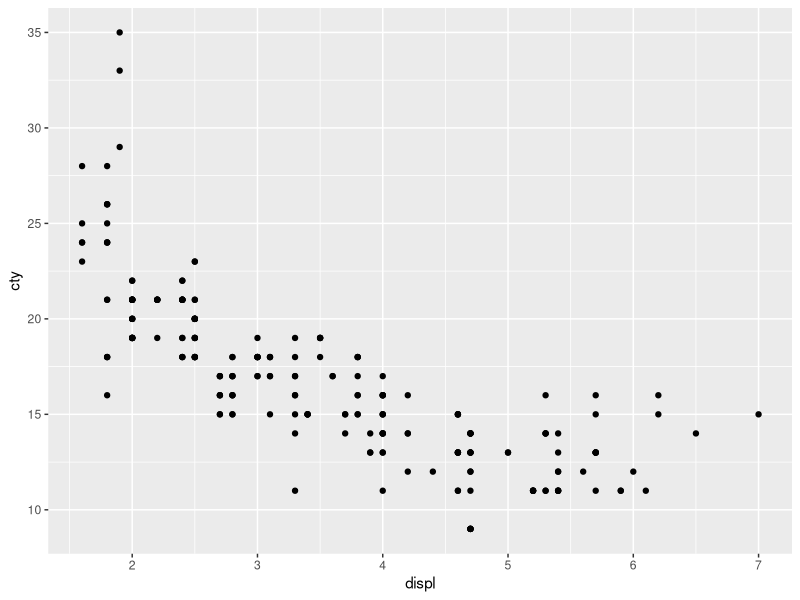
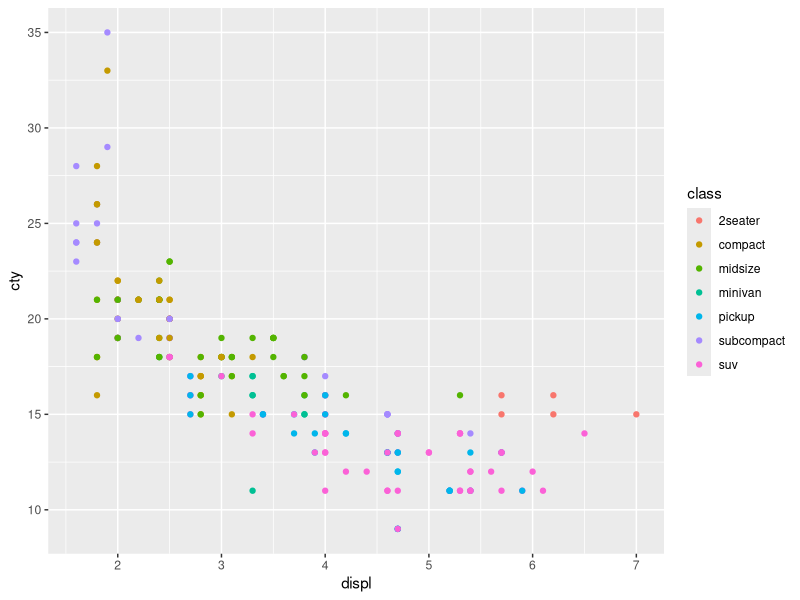
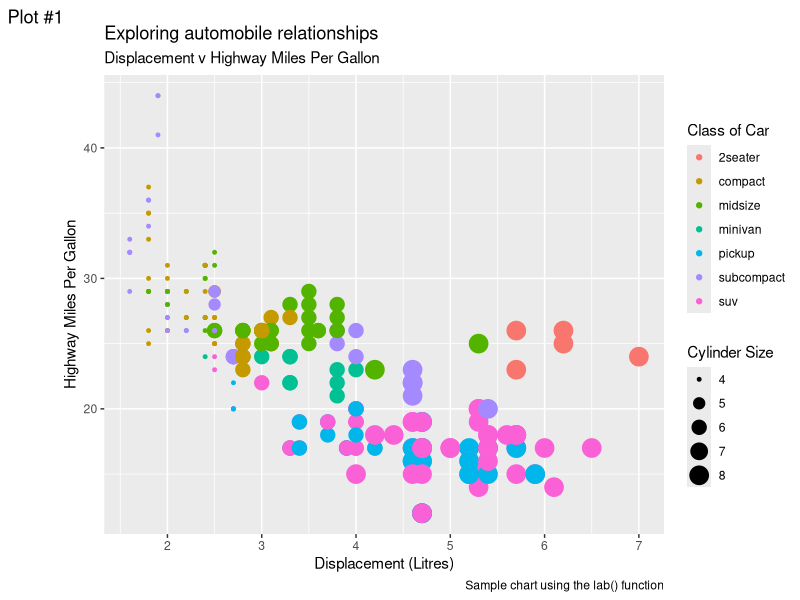
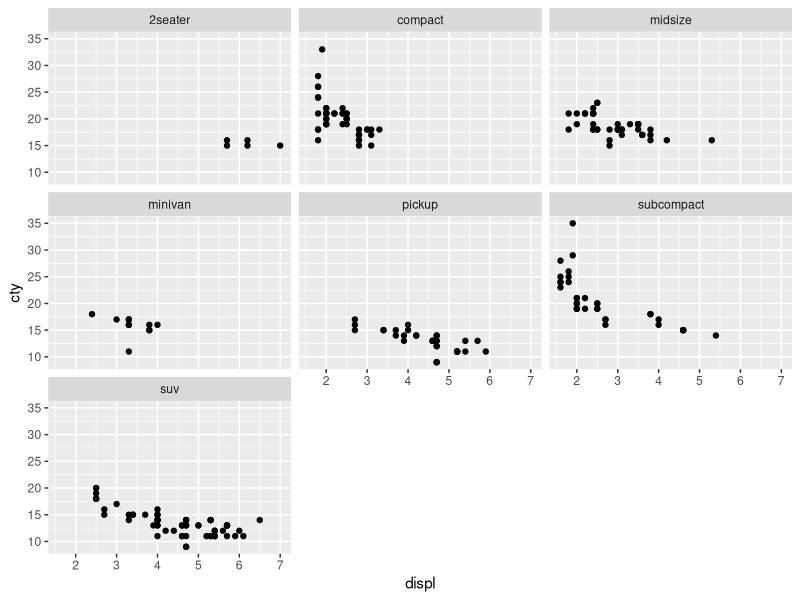
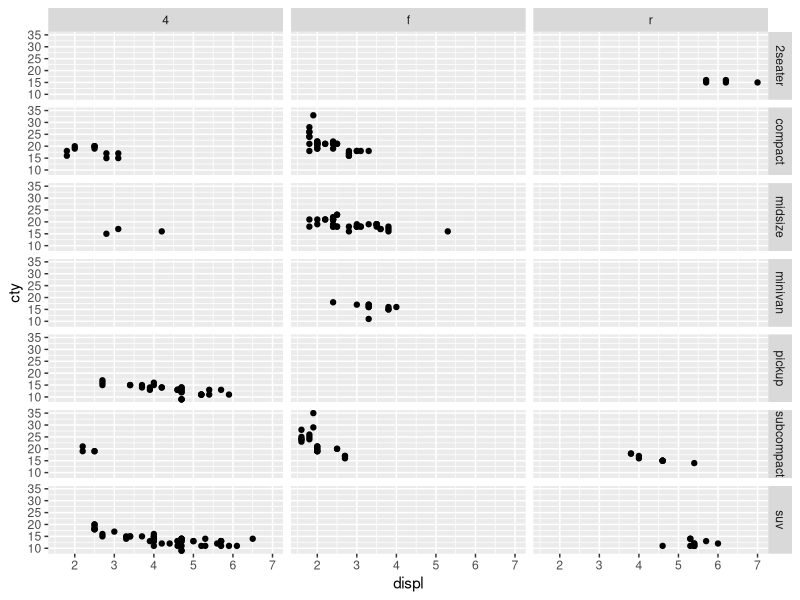
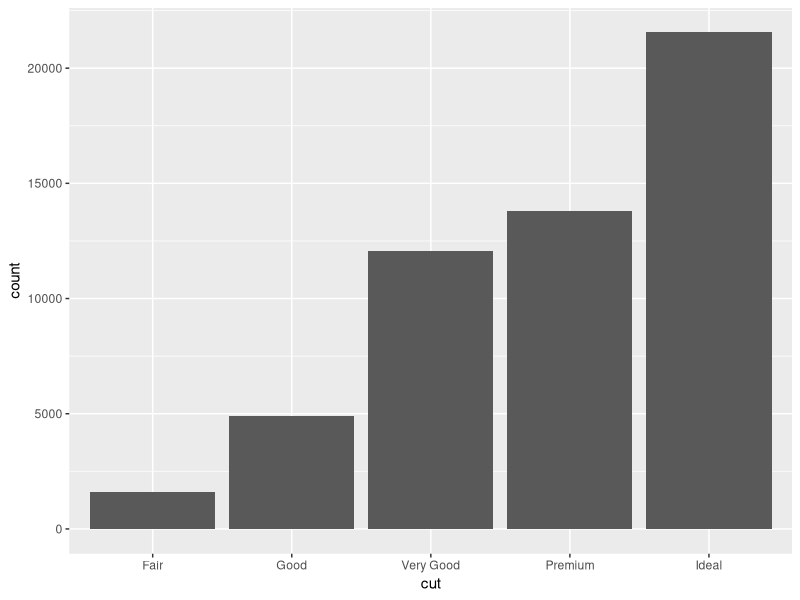
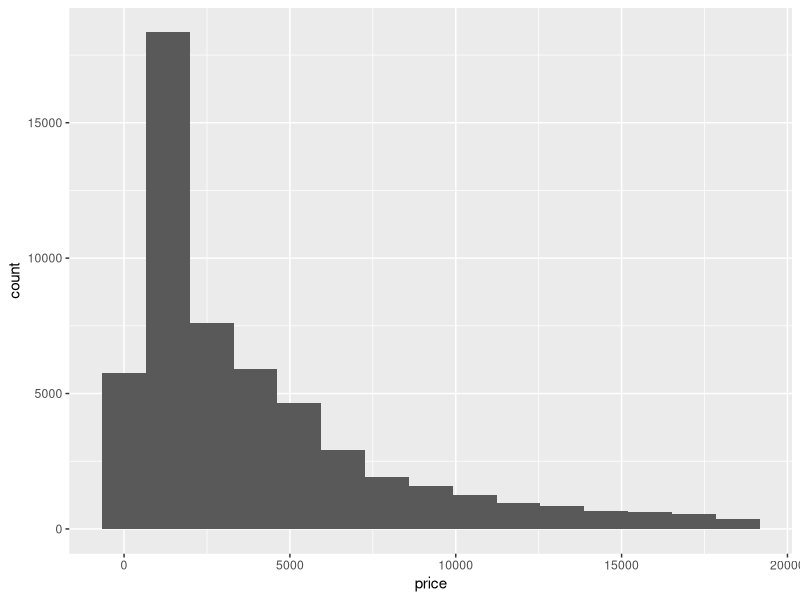
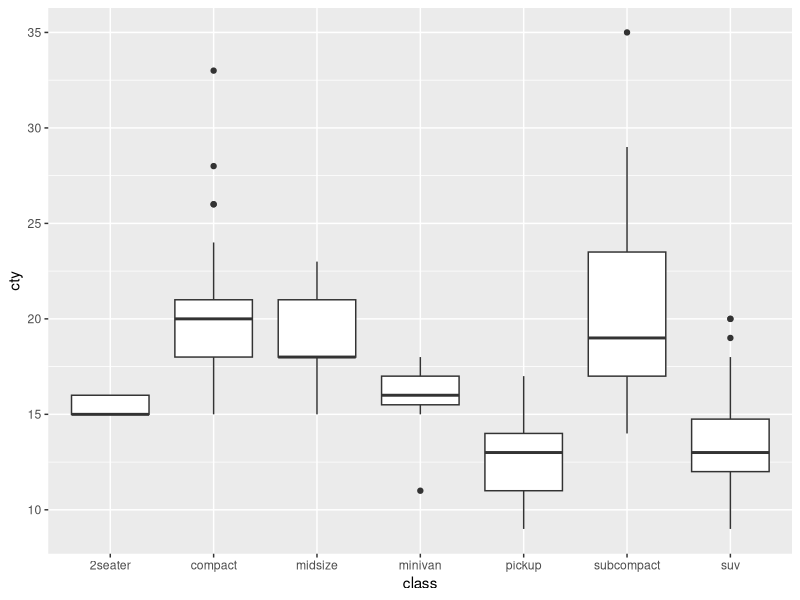

These charts were generated, in order, by the following R code:
## ---- chunk 1
library(ggplot2)
mpg
## ---- chunk 2
ggplot(data=mpg, mapping=aes(x=displ,y=cty)) +
  geom_point()
## ---- chunk 3
ggplot(data=mpg,mapping=aes(x=displ,y=cty,color=class))+
  geom_point()
## ---- chunk 4
p1 <- ggplot(data=mpg,aes(x=displ,y=hwy,size=cyl,color=class))+
        geom_point()

p1 <- p1 + 
       labs(
         title = "Exploring automobile relationships",
         subtitle = "Displacement v Highway Miles Per Gallon",
         color = "Class of Car",
         size = "Cylinder Size",
         caption = "Sample chart using the lab() function",
         tag = "Plot #1",
         x = "Displacement (Litres)",
         y = "Highway Miles Per Gallon"
       )

p1

## ---- chunk 5
ggplot(data=mpg,aes(x=displ,y=cty))+
  geom_point()+
  facet_wrap(~class)
## ---- chunk 6
ggplot(data=mpg,mapping = aes(x=displ,y=cty))+
  geom_point()+
  facet_grid(class~drv)
## ---- chunk 7
ggplot(data=diamonds,mapping=aes(x=cut))+
  geom_bar()
## ---- chunk 8
ggplot(data=diamonds,mapping=aes(x=price))+
  geom_histogram(bins = 15)
## ---- chunk 9
ggplot(data=mpg,mapping=aes(y=cty,x=class))+
  geom_boxplot()
## ---- chunk 10
library(GGally)
my_vars <- subset(mpg,select=c(cty,hwy,displ))
ggpairs(my_vars)
## ---- chunk 11
p1 <- ggplot(mpg,aes(x=displ,y=cty,colour=class)) + geom_point()

p1 + theme_bw() + ggtitle("theme_bw()")
p1 + theme_light() + ggtitle("theme_light()")
p1 + theme_dark()+ ggtitle("theme_dark()")
p1 + theme_minimal()+ ggtitle("theme_minimal()")
p1 + theme_classic() + ggtitle("theme_classic()")
p1 + theme_void() + ggtitle("theme_void()")
